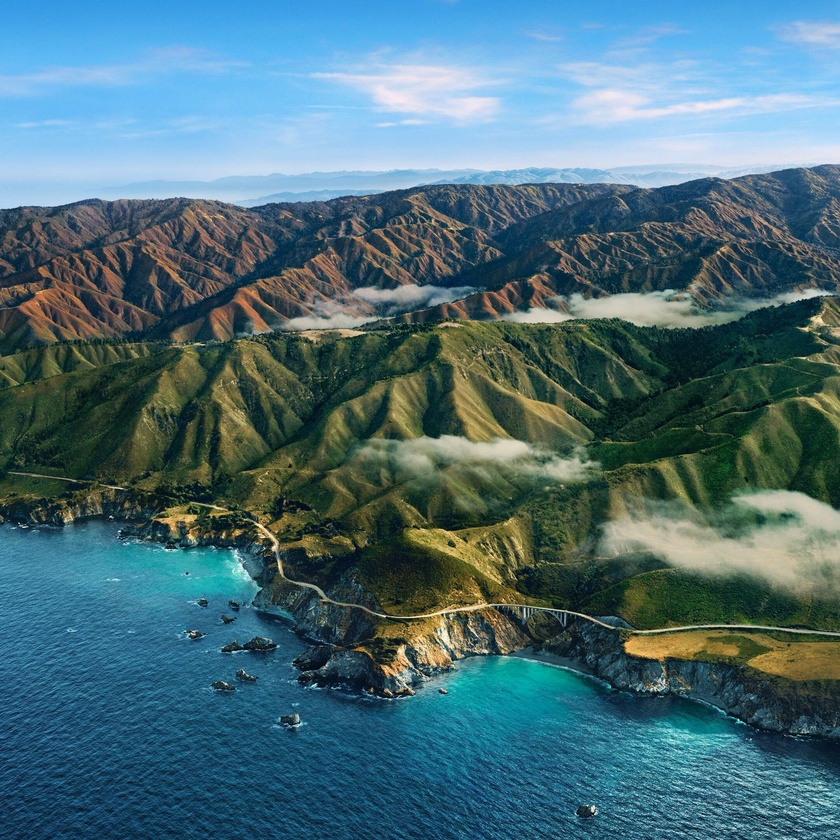
#> input picture test_images/6.jpg, 840 x 840 px, shrunk from 2160 x 2160 before the run, found by its file name
$ python test_creator.py
#> lines starting #> are read from the running program, lines starting #| are printed output that depends on the picture
import os
import random
from PIL import Image

def split_image(image_path, rows=5, cols=5):
#> called with image_path = '/home/matvey/PUZZLE PROJECT/6.jpg', rows = 5, cols = 5
    image = Image.open(image_path)
#> image is the input picture: PIL image 840x840 RGB; mean R, G, B 74.9, 110.4, 120.3
    img_width, img_height = image.size
#> img_width = 840; img_height = 840
    piece_width = img_width // cols
#> piece_width = 168
    piece_height = img_height // rows
#> piece_height = 168

    pieces = []
    for i in range(rows):
        for j in range(cols):
            box = (j * piece_width, i * piece_height, (j + 1) * piece_width, (i + 1) * piece_height)
            piece = image.crop(box)
            pieces.append(piece)
#> after the loop, pieces = 25 items

    return pieces

def save_pieces(pieces, output_dir, start_index=0):
    if not os.path.exists(output_dir):
        os.makedirs(output_dir)

    piece_paths = []
    for idx, piece in enumerate(pieces, start=start_index):
        # Convert to grayscale
        #piece = piece.convert('L')
        piece_path = os.path.join(output_dir, f'piece_{idx}.png')
        piece.save(piece_path)
        piece_paths.append(piece_path)

    return piece_paths

def save_pieces_random(pieces, output_dir, start_index=0):
    if not os.path.exists(output_dir):
        os.makedirs(output_dir)

    piece_indices = list(range(start_index, start_index + len(pieces)))
    random.shuffle(piece_indices)

    piece_paths = []
    for idx, piece in zip(piece_indices, pieces):
        # Convert to grayscale
        #piece = piece.convert('L')
        piece_path = os.path.join(output_dir, f'piece_{idx}.png')
        piece.save(piece_path)
        piece_paths.append(piece_path)

    return piece_paths

# Example usage:
image_path = '/home/matvey/PUZZLE PROJECT/6.jpg'  # Replace with the path to your image
output_dir = 'output_pieces'  # Replace with the desired output directory
output_dir_random = 'output_pieces_random'  # Directory for random order pieces
rows, cols = 5, 5  # Number of rows and columns to split the image into

pieces = split_image(image_path, rows, cols)
#> pieces = 25 items
save_pieces(pieces, output_dir)
#> the loop in save_pieces, `for idx, piece in enumerate(pieces, start=start_index): # Convert to g..` made 25 passes
#> pass 1, in save_pieces, `piece.save(piece_path)`:
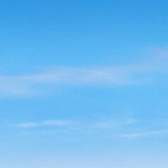
#> saved as piece_0.png: PIL image 168x168 RGB; mean R, G, B 110.9, 186.3, 240.7
#> pass 2, in save_pieces, `piece.save(piece_path)`:
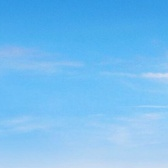
#> saved as piece_1.png: PIL image 168x168 RGB; mean R, G, B 117.6, 189.9, 241.4
#> after the loop in save_pieces, `for idx, piece in enumerate(pieces, start=start_index):`: piece_paths = 25 items, first 6: 'output_pieces/piece_0.png', 'output_pieces/piece_1.png', 'output_pieces/piece_2.png', 'output_pieces/piece_3.png', 'output_pieces/piece_4.png', 'output_pieces/piece_5.png'
save_pieces_random(pieces, output_dir_random)
#> in save_pieces_random, `piece_indices = list(range(start_index, start_index + len(pieces)))`: piece_indices = 25 values from 0 to 24
#> the loop in save_pieces_random, `for idx, piece in zip(piece_indices, pieces): # Convert to grayscale #..` made 25 passes
#> idx on passes 1, 2, 3, 4, 5, 7, 8, 9, 10, 11, 12, 13: 14, 0, 23, 18, 6, 7, 10, 22, 20, 4, 2, 21
#> after the loop in save_pieces_random, `for idx, piece in zip(piece_indices, pieces):`: piece_paths = 25 items

$ run again, with test_images/0.jpg copied over test_images/6.jpg
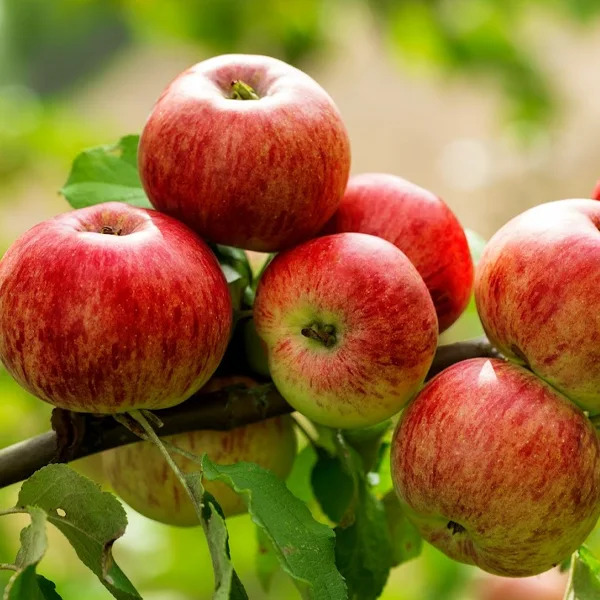
#> input picture test_images/0.jpg, 600 x 600 px, found by its file name
#> in split_image, image is the input picture: PIL image 600x600 RGB; mean R, G, B 147.9, 110.4, 54.4
#> after the loop in split_image, `for i in range(rows):`: pieces = 25 items
#> the loop in save_pieces, `for idx, piece in enumerate(pieces, start=start_index): # Convert to g..` made 25 passes
#> pass 1, in save_pieces, `piece.save(piece_path)`:
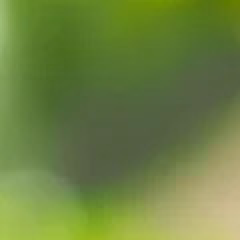
#> saved as piece_0.png: PIL image 120x120 RGB (shown 2 times larger); mean R, G, B 109.2, 129.6, 65.6
#> pass 2, in save_pieces, `piece.save(piece_path)`:
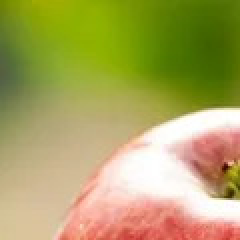
#> saved as piece_1.png: PIL image 120x120 RGB (shown 2 times larger); mean R, G, B 170.8, 163.9, 94.2
#> after the loop in save_pieces, `for idx, piece in enumerate(pieces, start=start_index):`: piece_paths = 25 items, first 6: 'output_pieces/piece_0.png', 'output_pieces/piece_1.png', 'output_pieces/piece_2.png', 'output_pieces/piece_3.png', 'output_pieces/piece_4.png', 'output_pieces/piece_5.png'
#> piece_indices = 25 values from 0 to 24
#> the loop in save_pieces_random, `for idx, piece in zip(piece_indices, pieces): # Convert to grayscale #..` made 25 passes
#> idx on passes 1, 2, 3, 4, 5, 7, 8, 9: 14, 0, 23, 18, 6, 7, 10, 22
#> after the loop in save_pieces_random, `for idx, piece in zip(piece_indices, pieces):`: piece_paths = 25 items

$ run again, with test_images/1.jpg copied over test_images/6.jpg
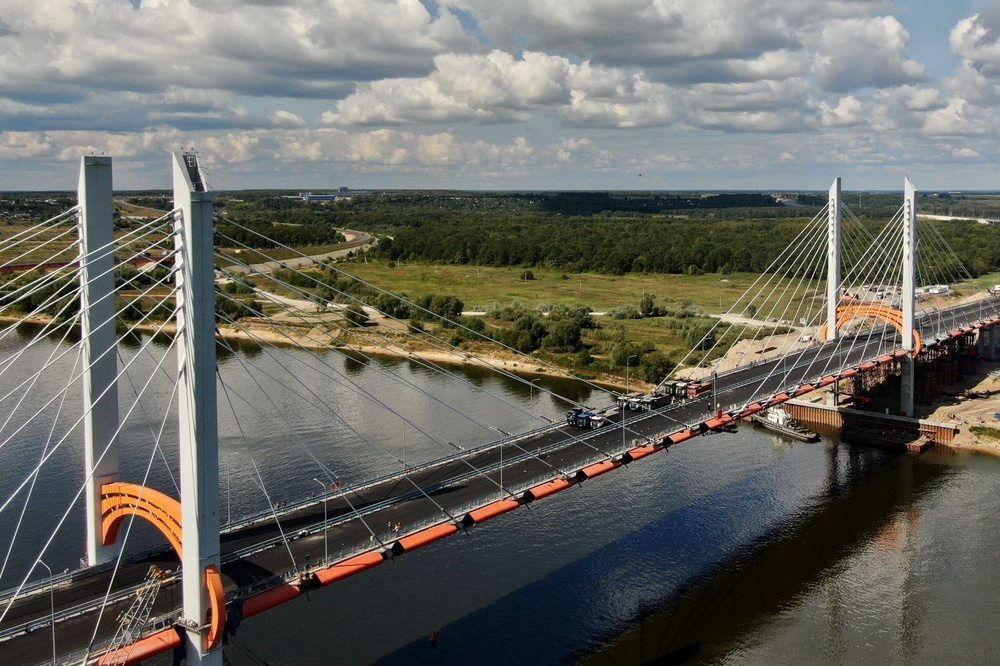
#> input picture test_images/1.jpg, 1000 x 666 px, shrunk from 1600 x 1066 before the run, found by its file name
#> in split_image, image is the input picture: PIL image 1000x666 RGB; mean R, G, B 104.8, 104.9, 97.9
#> after the loop in split_image, `for i in range(rows):`: pieces = 25 items
#> the loop in save_pieces, `for idx, piece in enumerate(pieces, start=start_index): # Convert to g..` made 25 passes
#> pass 1, in save_pieces, `piece.save(piece_path)`:
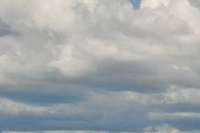
#> saved as piece_0.png: PIL image 200x133 RGB; mean R, G, B 161.5, 166.8, 168.5
#> pass 2, in save_pieces, `piece.save(piece_path)`:
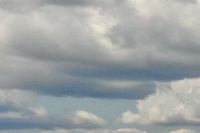
#> saved as piece_1.png: PIL image 200x133 RGB; mean R, G, B 157.5, 162.8, 163.7
#> after the loop in save_pieces, `for idx, piece in enumerate(pieces, start=start_index):`: piece_paths = 25 items, first 6: 'output_pieces/piece_0.png', 'output_pieces/piece_1.png', 'output_pieces/piece_2.png', 'output_pieces/piece_3.png', 'output_pieces/piece_4.png', 'output_pieces/piece_5.png'
#> piece_indices = 25 values from 0 to 24
#> the loop in save_pieces_random, `for idx, piece in zip(piece_indices, pieces): # Convert to grayscale #..` made 25 passes
#> idx on passes 1, 2, 3, 4, 5, 7, 8, 9: 14, 0, 23, 18, 6, 7, 10, 22
#> after the loop in save_pieces_random, `for idx, piece in zip(piece_indices, pieces):`: piece_paths = 25 items

$ run again, with test_images/2.jpg copied over test_images/6.jpg
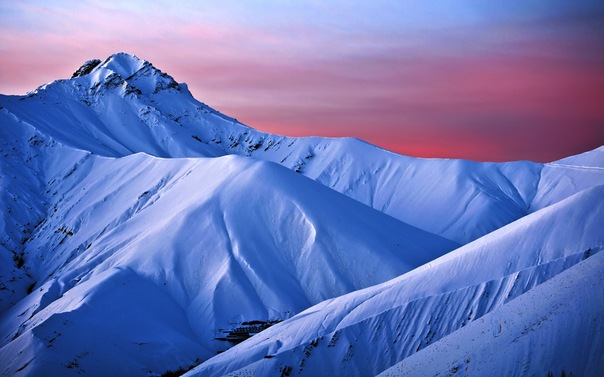
#> input picture test_images/2.jpg, 604 x 377 px, found by its file name
#> in split_image, image is the input picture: PIL image 604x377 RGB; mean R, G, B 106.1, 117.3, 182.9
#> after the loop in split_image, `for i in range(rows):`: pieces = 25 items
#> the loop in save_pieces, `for idx, piece in enumerate(pieces, start=start_index): # Convert to g..` made 25 passes
#> pass 1, in save_pieces, `piece.save(piece_path)`:
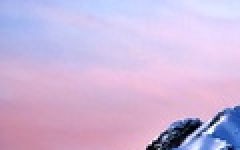
#> saved as piece_0.png: PIL image 120x75 RGB (shown 2 times larger); mean R, G, B 204.5, 182.5, 218.5
#> pass 2, in save_pieces, `piece.save(piece_path)`:
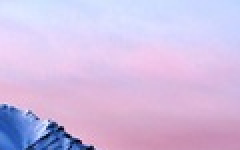
#> saved as piece_1.png: PIL image 120x75 RGB (shown 2 times larger); mean R, G, B 209.3, 189.2, 226.3
#> after the loop in save_pieces, `for idx, piece in enumerate(pieces, start=start_index):`: piece_paths = 25 items, first 6: 'output_pieces/piece_0.png', 'output_pieces/piece_1.png', 'output_pieces/piece_2.png', 'output_pieces/piece_3.png', 'output_pieces/piece_4.png', 'output_pieces/piece_5.png'
#> piece_indices = 25 values from 0 to 24
#> the loop in save_pieces_random, `for idx, piece in zip(piece_indices, pieces): # Convert to grayscale #..` made 25 passes
#> idx on passes 1, 2, 3, 4, 5, 7, 8, 9: 14, 0, 23, 18, 6, 7, 10, 22
#> after the loop in save_pieces_random, `for idx, piece in zip(piece_indices, pieces):`: piece_paths = 25 items
